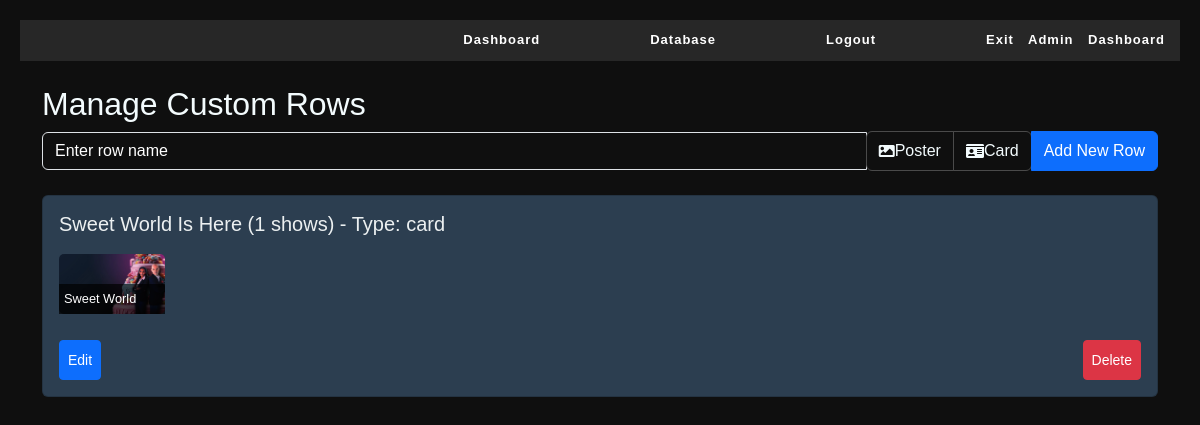
The app's page /custom_rows (signed in), older data.
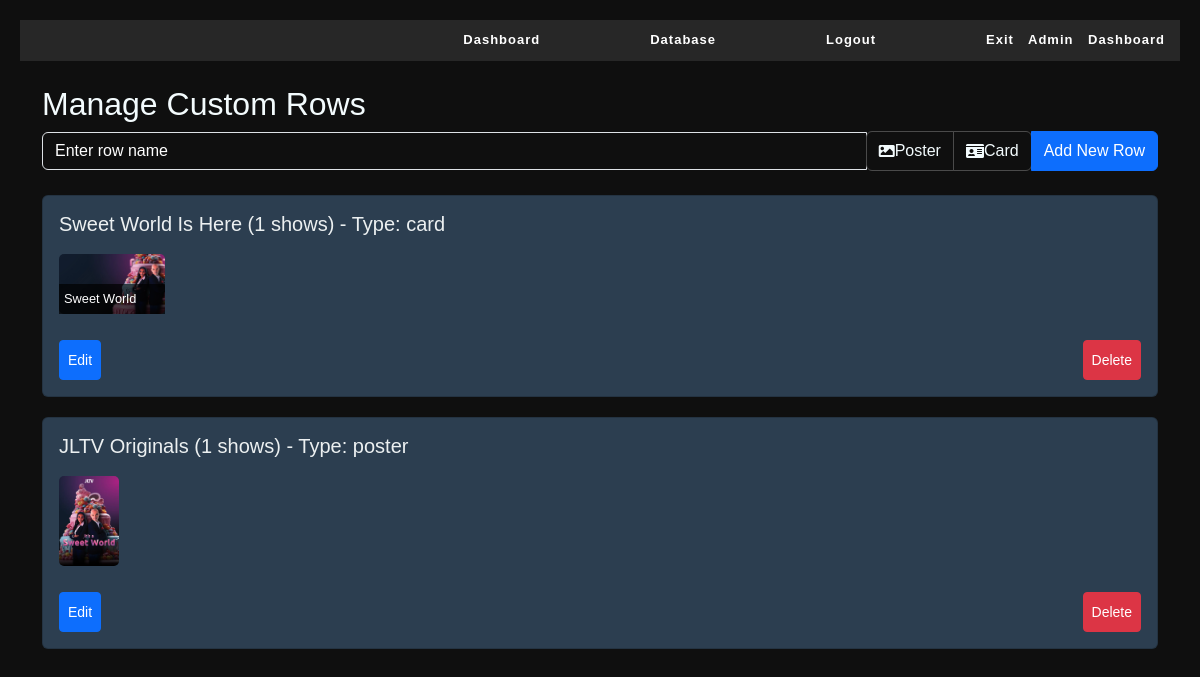
The same page, newer data.
### app/models.py (models this page shows)
class CustomRow(db.Model):
    id = db.Column(db.String(36), primary_key=True, default=lambda: str(uuid.uuid4()))
    name = db.Column(db.String(100), nullable=False)
    shows = db.relationship('Show', secondary=custom_row_shows, backref='custom_rows')
    show_order = db.Column(MutableList.as_mutable(PickleType), default=[])
    order = db.Column(db.Integer, nullable=False, default=0)
    row_type = db.Column(db.String(20), default='poster')  # 'poster' or 'card'
    custom_text = db.Column(db.Text)  # For the customizable text blob
    show_custom_text = db.Column(db.JSON, default={})

class Show(db.Model):
    id = db.Column(db.String(36), primary_key=True)
    name = db.Column(db.String(100), nullable=False)
    description = db.Column(db.Text)
    poster_url = db.Column(db.String(200), nullable=False)
    logo_url = db.Column(db.String(200))
    banner_poster_url = db.Column(db.String(200))
    air_time = db.Column(db.String(50))
    seasons = db.relationship('Season', backref='show', lazy=True)
    theme_color = db.Column(db.String(7))
    card_image_url = db.Column(db.String(200))

### app/routes/admin.py (the view, shortened to what this page needs)
@bp.route('/custom_rows', methods=['GET', 'POST'])
@login_required
def manage_custom_rows():
    custom_rows = CustomRow.query.order_by(CustomRow.order).all()
    for row in custom_rows:
        row.ordered_shows = sorted(row.shows, key=lambda x: row.show_order.index(x.id) if x.id in row.show_order else len(row.show_order))
    return render_template('custom_rows.html', custom_rows=custom_rows)

### app/__init__.py (called while the page is built)
def create_app():
    app = Flask(__name__)
    app.config['UPLOAD_FOLDER'] = os.path.join(app.root_path, 'static', 'uploads')
    app.config.from_object(Config)
    app.jinja_env.filters['time_to_12hour'] = time_to_12hour
    app.jinja_env.filters['format_air_time'] = format_air_time
    db.init_app(app)
    login_manager = LoginManager(app)
    login_manager.login_view = 'auth.login'
    @login_manager.user_loader
    def load_user(user_id):
        return User.query.get(int(user_id))
    from app.routes import main, admin, auth
    app.register_blueprint(main.bp)
    app.register_blueprint(admin.bp)
    app.register_blueprint(auth.bp)
    return app

### app/templates/custom_rows.html (shortened to what this page needs)
<!DOCTYPE html>
<html lang="en">
<head>
    <link rel="stylesheet" href="{{ url_for('static', filename='css/style.css') }}">
    <link rel="stylesheet" href="https://cdnjs.cloudflare.com/ajax/libs/font-awesome/5.15.3/css/all.min.css">
    <link href="https://cdn.jsdelivr.net/npm/bootstrap@5.3.0/dist/css/bootstrap.min.css" rel="stylesheet">
    <link rel="stylesheet" href="https://code.jquery.com/ui/1.12.1/themes/base/jquery-ui.css">
</head>
<body>
    <header>
        <nav>
            <ul class="nav-links">
                <li><a href="{{ url_for('admin.admin_dashboard') }}">Dashboard</a></li>
                <li><a href="{{ url_for('admin.admin_database') }}">Database</a></li>
                <li><a href="{{ url_for('auth.logout') }}">Logout</a></li>
                <li><a href="{{ url_for('main.show_selection') }}">Exit Admin Dashboard</a></li>
            </ul>
        </nav>
    </header>
    <main class="container mt-4">
        <h2>Manage Custom Rows</h2>
        <form method="POST" class="mb-4">
            <div class="input-group">
                <input type="text" class="form-control" name="name" required placeholder="Enter row name" style="background-color: transparent; color: #ecf0f1 !important;">
                <div class="btn-group" role="group" aria-label="Row type">
                    <label class="btn btn-outline-secondary" for="poster"><i class="fas fa-image"></i> Poster</label>
                    <label class="btn btn-outline-secondary" for="card"><i class="fas fa-id-card"></i> Card</label>
                </div>
                <button type="submit" class="btn btn-primary">Add New Row</button>
            </div>
        </form>
        <div id="sortable-rows">
            {% for row in custom_rows %}
            <div class="card custom-row-card" data-row-id="{{ row.id }}">
                <div class="card-body">
                    <h5 class="card-title">{{ row.name }} ({{ row.shows|length }} shows) - Type: {{ row.row_type }}</h5>
            <div class="custom-row-show-preview">
                {% for show in row.ordered_shows %}
                    {% if row.row_type == 'poster' %}
                        <img class="custom-row-preview-image" src="{{ show.poster_url }}" alt="{{ show.name }}" title="{{ show.name }}">
                    {% else %}
                        <div class="custom-row-card-preview" style="background-image: url('{{ show.card_image_url or show.banner_poster_url }}');">
                            <div class="custom-row-card-preview-content">{{ show.name }}</div>
                        </div>
                    {% endif %}
                {% endfor %}
            </div>
                    <div class="row-actions mt-3">
                        <a href="{{ url_for('admin.edit_custom_row', row_id=row.id) }}" class="btn btn-sm btn-primary">Edit</a>
                        <a href="{{ url_for('admin.delete_custom_row', row_id=row.id) }}" class="btn btn-sm btn-danger" onclick="return confirm('Are you sure you want to delete this row?');">Delete</a>
                    </div>
                </div>
            </div>
            {% endfor %}
        </div>
    </main>
</body>
</html>

Row changes from the older to the newer data that the page shows:
added CustomRow: name "JLTV Originals", shows|length "1", row_type "poster", Show (poster_url (picture))
